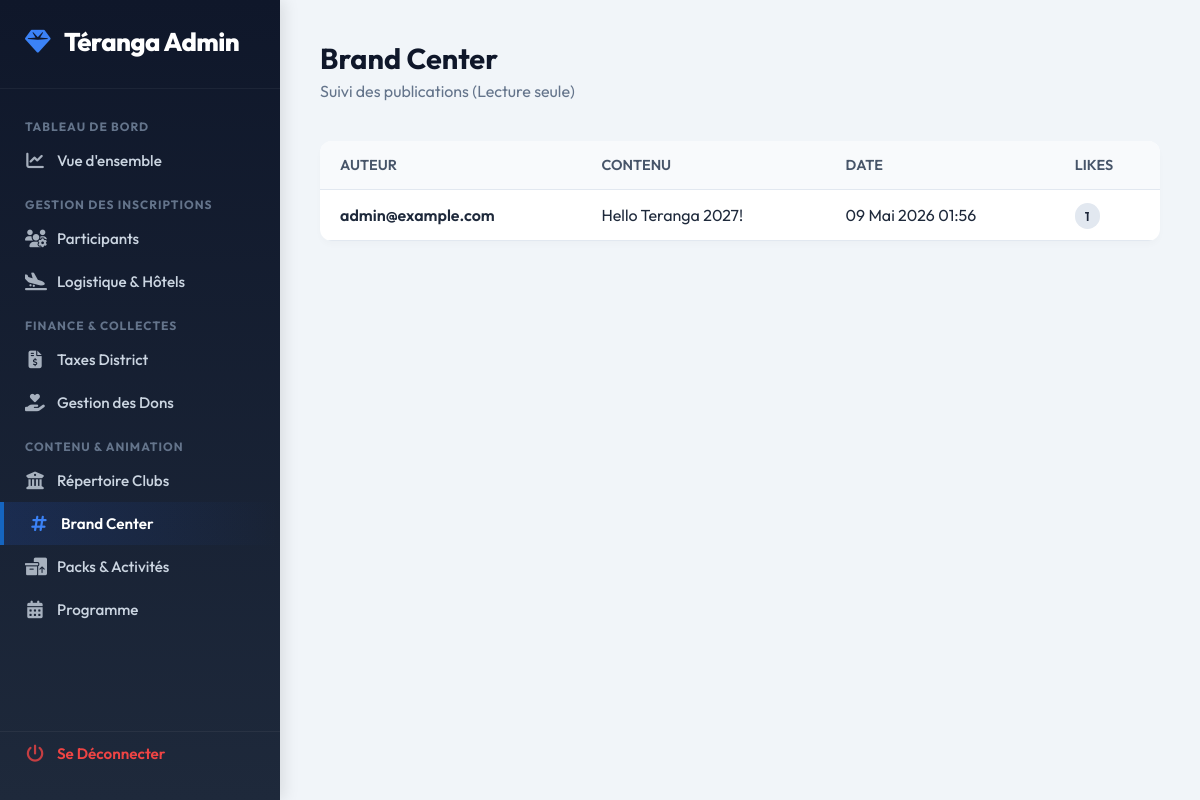
The page /gestion/brand-center/ (signed in) on the database its author committed.
### core/models.py (models this page shows, shortened)
class Post(models.Model):
    author = models.ForeignKey(Participant, on_delete=models.CASCADE, related_name='posts')
    text = models.TextField()
    video_url = models.URLField(blank=True, null=True)
    likes_count = models.IntegerField(default=0)
    comments_count = models.IntegerField(default=0)
    created_at = models.DateTimeField(auto_now_add=True)
    updated_at = models.DateTimeField(auto_now=True)
    is_edited = models.BooleanField(default=False)
    class Meta:
        ordering = ['-created_at']

class Participant(AbstractUser):
    id = models.UUIDField(primary_key=True, default=uuid.uuid4, editable=False)
    email = models.EmailField(unique=True)
    telephone = models.CharField(max_length=20, blank=True, null=True)
    whatsapp = models.CharField(max_length=20, unique=True, blank=True, null=True)
    otp_code = models.CharField(max_length=6, blank=True, null=True)
    is_email_verified = models.BooleanField(default=False)
    district = models.CharField(max_length=50, blank=True, null=True, help_text="Ex: 9101")
    pays = models.CharField(max_length=100, blank=True, null=True)
    club = models.ForeignKey(Club, on_delete=models.SET_NULL, null=True, blank=True, related_name='members')
    poste = models.CharField(max_length=100, blank=True, null=True)
    PARTICIPANT_TYPES = (
        ('participant', 'Participant'),
        ('organisateur', 'Organisateur'),
        ('invite', 'Invité'),
        ('sponsor', 'Sponsor'),
    )
    type_participant = models.CharField(max_length=20, choices=PARTICIPANT_TYPES, default='participant')
    photo = models.ImageField(upload_to='photos_participants/', blank=True, null=True)
    event_choice = models.ForeignKey(Event, on_delete=models.SET_NULL, null=True, blank=True)
    pack = models.ForeignKey('EventPack', on_delete=models.SET_NULL, null=True, blank=True, related_name='participants')
    is_procuration = models.BooleanField(default=False)
    procuration_by = models.ForeignKey('self', on_delete=models.SET_NULL, null=True, blank=True, related_name='inscrits_par_procuration')
    class Meta:
        verbose_name = "Participant"
        verbose_name_plural = "Participants"

### core/views.py (the view)
# urls.py: path('gestion/brand-center/', views.custom_admin_posts, name='custom_admin_posts'),
@user_passes_test(is_admin, login_url='/')
def custom_admin_posts(request):
    posts = Post.objects.all().select_related('author').order_by('-created_at')
    paginator = Paginator(posts, 10)
    page_number = request.GET.get('page')
    page_obj = paginator.get_page(page_number)
    return render(request, 'custom_admin/posts.html', {'posts': posts, 'page_obj': page_obj})

### core/views.py (called while the page is built)
def is_admin(user):
    return user.is_authenticated and user.is_staff

### templates/custom_admin/posts.html (shortened to what this page needs)
{% extends 'custom_admin/base_admin.html' %}
{% block admin_content %}
<div class="header">
    <div>
        <h2 style="color: #0f172a; font-size: 1.8rem; margin-bottom: 5px;">Brand Center</h2>
        <p style="color: #64748b;">Suivi des publications (Lecture seule)</p>
    </div>
</div>
<table>
    <thead>
        <tr>
            <th>Auteur</th>
            <th>Contenu</th>
            <th>Date</th>
            <th>Likes</th>
        </tr>
    </thead>
    <tbody>
        {% for p in page_obj %}
        <tr>
            <td style="font-weight: 600;">
                {% if p.author.first_name or p.author.last_name %}
                    {{ p.author.first_name }} {{ p.author.last_name }}
                {% else %}
                    {{ p.author.email }}
                {% endif %}
            </td>
            <td style="max-width: 300px; white-space: nowrap; overflow: hidden; text-overflow: ellipsis;">{{ p.text }}</td>
            <td>{{ p.created_at|date:"d M Y H:i" }}</td>
            <td><span class="badge" style="background: #e2e8f0;">{{ p.likes.count }}</span></td>
        </tr>
        {% empty %}
        <tr><td colspan="4" style="text-align:center;">Aucune publication.</td></tr>
        {% endfor %}
    </tbody>
</table>
{% endblock %}

### templates/custom_admin/base_admin.html (style rules this page uses)
:root { --bg-body: #f1f5f9; --bg-sidebar: #0B2149; --text-sidebar: #cbd5e1; --primary: #1565c0; --success: #10b981; --danger: #ef4444; }
* { margin: 0; padding: 0; box-sizing: border-box; font-family: 'Outfit', sans-serif; }
body { display: flex; min-height: 100vh; background-color: var(--bg-body); color: #1e293b; }
.header { display: flex; justify-content: space-between; align-items: center; margin-bottom: 40px; }
table { width: 100%; border-collapse: collapse; background: white; border-radius: 12px; overflow: hidden; box-shadow: 0 4px 6px rgba(0,0,0,0.02); }
th, td { padding: 15px 20px; text-align: left; border-bottom: 1px solid #e2e8f0; }
th { background: #f8fafc; font-weight: 600; color: #475569; font-size: 0.9rem; text-transform: uppercase; }
.badge { padding: 5px 10px; border-radius: 20px; font-size: 0.8rem; font-weight: 600; }

### rows shown on the page
Post: author.email "admin@example.com", text "Hello Teranga 2027!", created_at "09 Mai 2026 01:56", likes.count "1"
